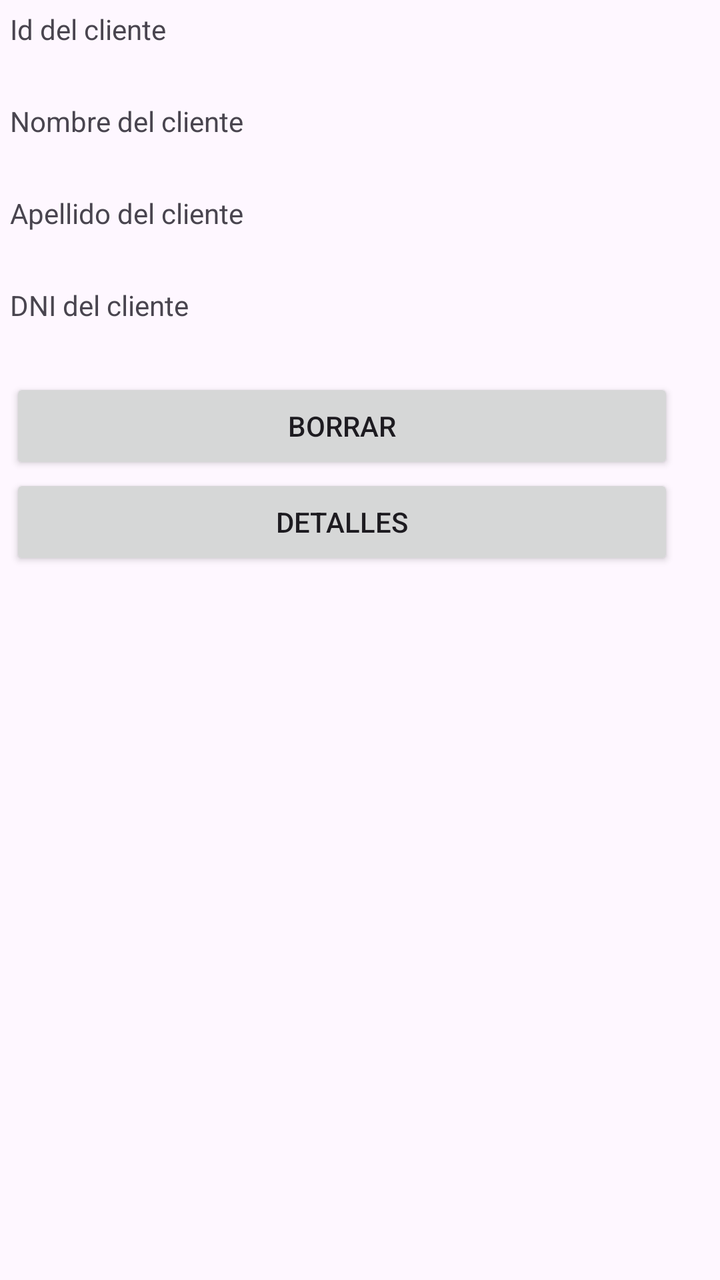
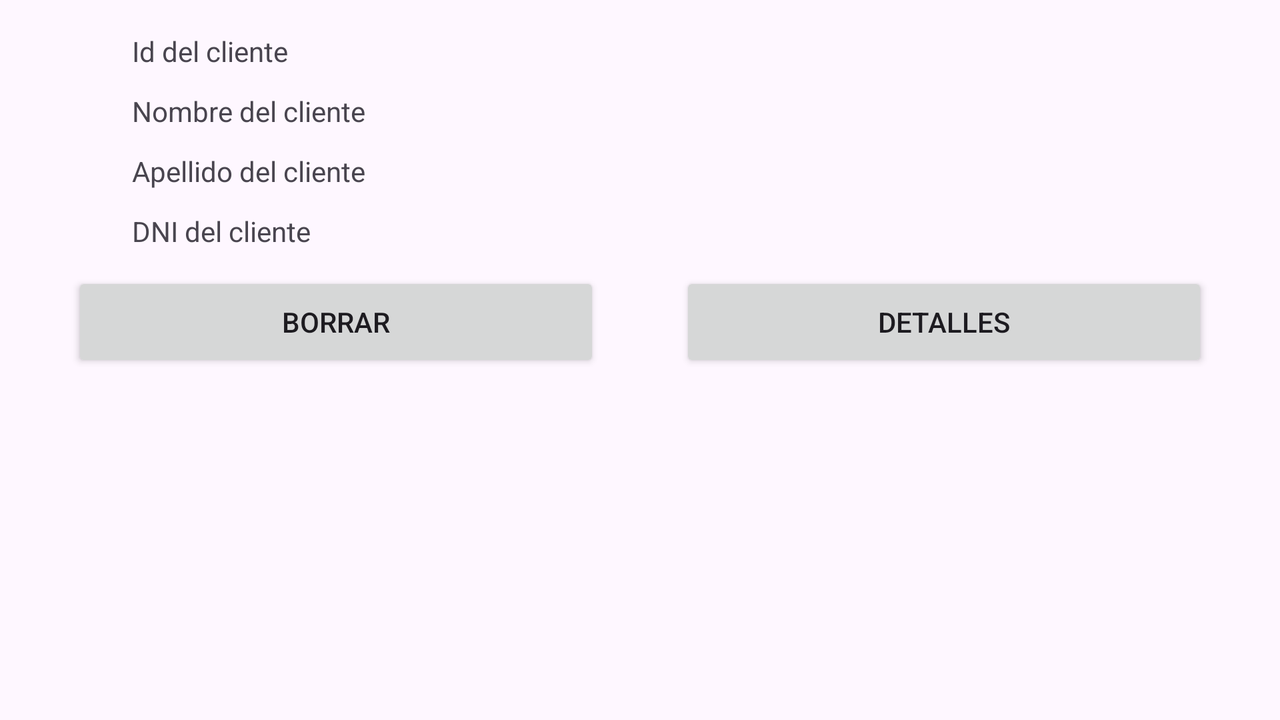

One screen, two layout resources from the same app: the default and the author's alternative for another configuration. Each is rendered where Android would select it; the XML of both is given below.
<!-- AndroidManifest.xml: application theme Theme.Stetic -->
<!-- res/layout/client_list_item2.xml -->
<?xml version="1.0" encoding="utf-8"?>
<androidx.constraintlayout.widget.ConstraintLayout xmlns:android="http://schemas.android.com/apk/res/android"
    xmlns:tools="http://schemas.android.com/tools"
    android:layout_width="match_parent"
    android:layout_height="wrap_content"
    android:padding="5dp">

    <LinearLayout
        android:layout_width="411dp"
        android:layout_height="348dp"
        android:orientation="vertical"
        tools:ignore="MissingConstraints"
        tools:layout_editor_absoluteX="-4dp"
        tools:layout_editor_absoluteY="1dp">

        <TextView
            android:id="@+id/text_id"
            android:layout_width="match_parent"
            android:layout_height="wrap_content"
            android:text="@string/client_id_text" />
        <TextView
            android:id="@+id/client_item_id"
            android:layout_width="match_parent"
            android:layout_height="wrap_content"
            android:textSize="20sp"
            android:textStyle="bold"/>

        <TextView
            android:id="@+id/text_name"
            android:layout_width="match_parent"
            android:layout_height="wrap_content"
            android:text="@string/client_name_text" />
        <TextView
            android:id="@+id/client_item_name"
            android:layout_width="match_parent"
            android:layout_height="wrap_content"
            android:textSize="20sp"
            android:textStyle="bold" />

        <TextView
            android:id="@+id/text_lastname"
            android:layout_width="match_parent"
            android:layout_height="wrap_content"
            android:text="@string/client_lastname_text" />
        <TextView
            android:id="@+id/client_item_lastname"
            android:layout_width="match_parent"
            android:layout_height="wrap_content"
            android:textSize="20sp"
            android:textStyle="bold"/>

        <TextView
            android:id="@+id/text_dni"
            android:layout_width="match_parent"
            android:layout_height="wrap_content"
            android:text="@string/client_dni_text" />
        <TextView
            android:id="@+id/client_item_dni"
            android:layout_width="match_parent"
            android:layout_height="wrap_content"
            android:textSize="20sp"
            android:textStyle="bold"/>

        <LinearLayout
            android:layout_width="match_parent"
            android:layout_height="wrap_content"
            android:orientation="vertical">

            <Button
                android:id="@+id/delete_item_button"
                android:layout_width="332dp"
                android:layout_height="wrap_content"
                android:layout_weight="1"
                android:text="@string/delete" />

            <Button
                android:id="@+id/details_item_button"
                android:layout_width="332dp"
                android:layout_height="wrap_content"
                android:layout_weight="1"
                android:text="@string/details" />
        </LinearLayout>

    </LinearLayout>
</androidx.constraintlayout.widget.ConstraintLayout>
<!-- resources referenced by this layout -->
<resources>
  <string name="client_dni_text">DNI del cliente</string>
  <string name="client_id_text">Id del cliente</string>
  <string name="client_lastname_text">Apellido del cliente</string>
  <string name="client_name_text">Nombre del cliente</string>
  <string name="delete">Borrar</string>
  <string name="details">Detalles</string>
  <style name="Theme.Stetic" parent="Base.Theme.Stetic" />
  <style name="Base.Theme.Stetic" parent="Theme.Material3.DayNight">
          
          
      </style>
</resources>
<!-- res/layout-land/client_list_item2.xml (the author's variant of the layout above) -->
<!-- drawn on the phone turned sideways -->
<LinearLayout xmlns:android="http://schemas.android.com/apk/res/android"
    android:layout_width="match_parent"
    android:layout_height="match_parent"
    android:orientation="horizontal"
    android:padding="16dp">



    
    <LinearLayout
        android:layout_width="0dp"
        android:layout_height="232dp"
        android:layout_weight="1"
        android:orientation="vertical">

        <TextView
            android:id="@+id/text_id"
            android:layout_width="match_parent"
            android:layout_height="30dp"
            android:layout_marginLeft="50dp"
            android:text="@string/client_id_text" />

        <TextView
            android:id="@+id/text_name"
            android:layout_width="match_parent"
            android:layout_height="30dp"
            android:layout_marginLeft="50dp"
            android:text="@string/client_name_text" />

        <TextView
            android:id="@+id/text_lastname"
            android:layout_width="match_parent"
            android:layout_height="30dp"
            android:layout_marginLeft="50dp"
            android:text="@string/client_lastname_text" />

        <TextView
            android:id="@+id/text_dni"
            android:layout_width="match_parent"
            android:layout_height="30dp"
            android:layout_marginLeft="50dp"
            android:text="@string/client_dni_text" />

        <Button
            android:id="@+id/delete_item_button"
            android:layout_width="match_parent"
            android:layout_height="50dp"
            android:layout_marginHorizontal="20dp"
            android:text="@string/delete" />

    </LinearLayout>

    
    <LinearLayout
        android:layout_width="0dp"
        android:layout_height="232dp"
        android:layout_weight="1"
        android:orientation="vertical">

        <TextView
            android:id="@+id/client_item_id"
            android:layout_width="match_parent"
            android:layout_height="30dp"
            android:textSize="20sp"
            android:textStyle="bold" />

        <TextView
            android:id="@+id/client_item_name"
            android:layout_width="match_parent"
            android:layout_height="30dp"
            android:textSize="20sp"
            android:textStyle="bold" />

        <TextView
            android:id="@+id/client_item_lastname"
            android:layout_width="match_parent"
            android:layout_height="30dp"
            android:textSize="20sp"
            android:textStyle="bold" />

        <TextView
            android:id="@+id/client_item_dni"
            android:layout_width="match_parent"
            android:layout_height="30dp"
            android:textSize="20sp"
            android:textStyle="bold" />

        <Button
            android:id="@+id/details_item_button"
            android:layout_width="match_parent"
            android:layout_height="50dp"
            android:layout_marginHorizontal="20dp"
            android:text="@string/details" />

    </LinearLayout>


</LinearLayout>
